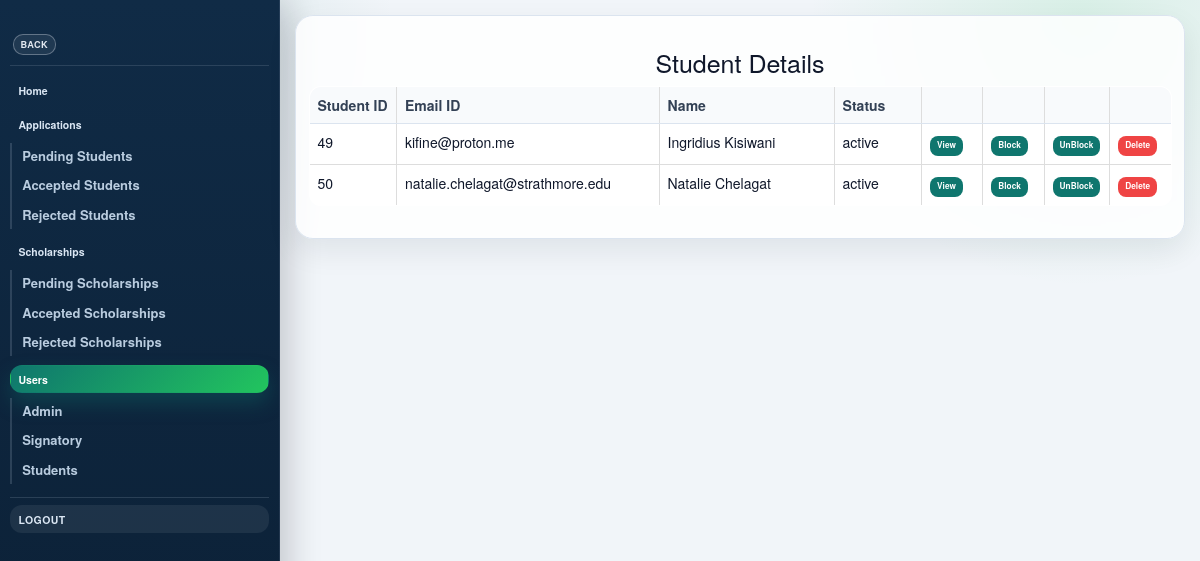
The app's page /admin/tempStudentShow.php with its own data.
### tables this page shows
CREATE TABLE `student` (
  `studentID` int(11) NOT NULL AUTO_INCREMENT,
  `upMail` varchar(255) NOT NULL,
  `password` text NOT NULL,
  `firstName` varchar(255) DEFAULT '',
  `middleName` varchar(255) DEFAULT '',
  `lastName` varchar(255) DEFAULT '',
  `nationality` varchar(255) DEFAULT NULL,
  `gender` varchar(255) DEFAULT NULL,
  `birthDate` date DEFAULT NULL,
  `birthPlace` varchar(255) DEFAULT NULL,
  `presStreetAddr` varchar(255) DEFAULT NULL,
  `presProvCity` varchar(255) DEFAULT NULL,
  `presRegion` varchar(255) DEFAULT NULL,
  `permStreetAddr` varchar(255) DEFAULT NULL,
  `permProvCity` varchar(255) DEFAULT NULL,
  `permRegion` varchar(255) DEFAULT NULL,
  `contactNo` varchar(20) DEFAULT NULL,
  `dept` varchar(255) DEFAULT '',
  `college` varchar(255) DEFAULT '',
  `status` varchar(20) NOT NULL DEFAULT 'active',
  `current_level` varchar(255) DEFAULT NULL COMMENT 'Maps to scholarship degree requirements',
  `financial_need` enum('Low','Medium','High','Critical') DEFAULT NULL COMMENT 'Standardized urgency scale',
  `career_interests` varchar(1024) DEFAULT NULL COMMENT 'Comma-separated keywords for matching',
  PRIMARY KEY (`studentID`)
);

### admin/tempStudentShow.php (the view, shortened to what this page needs)
<!DOCTYPE HTML>
<html>
  <head>
      <link href="../css/bootstrap.min.css" rel="stylesheet">
      <link href="../css/admin.css" rel="stylesheet">
      <link href="../css/pages/admin.css" rel="stylesheet">
  </head>
  <body class="app-shell">
    <div class="app-page">
        <header class="app-header">
          <h1 class="app-logo"><a href = "javascript:history.back()" class="app-btn">Back</a></h1>
          <nav class="app-nav">
            <ul>
              <li class = ""><a href = "tempAdmin.php">Home</a></li>
              <li class = "submenu">
                <a href = "#">Applications</a>
                <ul>
                  <li><a href = "tempPendingApp.php">Pending Students</a></li>
                  <li><a href = "tempAcceptedApp.php">Accepted Students</a></li>
                  <li><a href = "tempRejectedApp.php">Rejected Students</a></li>
                </ul>
              </li>
              <li class = "submenu">
                <a href = "tempScholarship.php">Scholarships</a>
                <ul>
                  <li><a href = "tempScholarship.php?scholarship=Pending">Pending Scholarships</a></li>
                  <li><a href = "tempScholarship.php?scholarship=Approved">Accepted Scholarships</a></li>
                  <li><a href = "tempScholarship.php?scholarship=Rejected">Rejected Scholarships</a></li>
                </ul>
              </li><li class = "submenu current">
                <a href = "">Users</a>
                <ul>
                  <li><a href = "tempAdminShow.php">Admin</a></li>
                  <li><a href = "tempSignatoryShow.php">Signatory</a></li>
                  <li><a href = "tempStudentShow.php">Students</a></li>
                </ul>
              </li>
              <li><a href = "../backend/logout.php" class="app-btn">Logout</a></li>
            </ul>
          </nav>
        </header>
				<article id="main">
						<section class="content-card container">
								<div class="content">
									<section>
                      <h1 style="text-align:center; font-size:25px">Student Details</h1>
                      <?php
$conn = getDbConnection();
                        $sql = "SELECT * FROM student";
                        $result = $conn->query($sql);
                        if ($result->num_rows > 0) {
                          ?>
                          <table class="table table-bordered">
                            <thead>
                                <tr>
                                    <th style="width:10%">Student ID</th>
                                    <th style="width:30%">Email ID</th>
                                    <th style="width:20%">Name</th>
                                    <th style="width:10%">Status</th>
                                    <th style="width:7%"></th>
                                    <th style="width:7%"></th>
                                    <th style="width:7%"></th>
                                    <th style="width:7%"></th>
                                </tr>
                            </thead>
                            <tbody>
                          <?php
                            while($row = $result->fetch_assoc()) {
                                $studentID =$row['studentID'];
                                $email = $row['upMail'];
                                $name = $row['firstName']." ".$row['lastName'];
                                $status = $row['status'];
                            ?>
                                <tr>
                                  <td><?php echo $studentID; ?></td>
                                  <td><?php echo $email; ?></td>
                                  <td><?php echo $name; ?></td>
                                  <td><?php echo $status; ?></td>
                                  <td>
                                    <form action="adminShowUser.php" method="post">
                                      <button name="showUser" value="showStudent">View</button>
                                    </form>
                                  </td>
                                  <td>
                                    <form name="blockform" method="post" onsubmit="confirmblock(this)" action="../backend/adminBlockUser.php">
                                      <button  name="blockUser" id="blockUserbtn" value="blockStudent" <?php if($row['status'] === "inactive"){
                                        echo "disabled";
                                        echo " style = 'color:#fff'";
                                      } ?>>Block</button>
                                    </form>
                                  </td>
                                  <td>
                                    <form name="unblockform" action="../backend/adminUnblockUser.php" onsubmit="confirmunblock(this)"  method="post">
                                      <button name="unblockUser" id="unblockUserbtn" value="unblockStudent" <?php if($row['status'] === "active"){
                                        echo "disabled";
                                        echo " style = 'color:#fff'";
                                      } ?>>UnBlock</button>
                                    </form>
                                  </td>
                                  <td>
                                    <form action="../backend/adminDeleteUser.php" method="post" onsubmit="return confirm('Delete this student profile permanently? This will also remove related applications.');">
                                      <button type="submit" style="background:#ef4444;color:#fff;">Delete</button>
                                    </form>
                                  </td>
                                </tr>
                            <?php } ?>
                          </tbody>
                        </table>
                        <?php
                          } else {
                              echo "No result";
                          }
                      ?>
									</section>
								</div>
						</section>
				</article>
		</div>
	</body>
</html>

### css/admin.css (style rules this page uses)
:root { --admin-bg-0: #f4f7fb; --admin-bg-1: #e7eef8; --admin-ink: #182432; --admin-ink-soft: #4f6279; --admin-accent: #0f766e; --admin-accent-2: #22c55e; --admin-surface: #ffffff; --admin-border: #d3deeb; }
body.app-shell { margin: 0; min-height: 100vh; background: radial-gradient(circle at 8% 4%, rgba(15, 118, 110, 0.12), transparent 22%), radial-gradient(circle at 90% 2%, rgba(34, 197, 94, 0.12), transparent 20%), #f1f5f9; color: #0f172a; }
.app-page { display: grid; grid-template-columns: 280px minmax(0, 1fr); min-height: 100vh; }
.app-header { position: sticky; top: 0; height: 100vh; overflow-y: auto; padding: 1.25rem 1rem 1.5rem; background: linear-gradient(180deg, #102b46 0%, #0b1f34 100%); border-right: 1px solid rgba(148, 163, 184, 0.16); box-shadow: 10px 0 30px rgba(2, 6, 23, 0.18); }
.app-logo { margin: 0; padding: 0 0.25rem 1rem; border-bottom: 1px solid rgba(148, 163, 184, 0.2); }
.app-btn { display: inline-flex; align-items: center; justify-content: center; border: 1px solid rgba(226, 232, 240, 0.34); background: rgba(255, 255, 255, 0.07); color: #e2e8f0; text-decoration: none; font-size: 0.92rem; font-weight: 700; letter-spacing: 0.04em; text-transform: uppercase; padding: 0.45rem 0.7rem; border-radius: 10px; transition: background 0.2s ease, border-color 0.2s ease, color 0.2s ease; }
.app-nav { margin-top: 1rem; }
.app-nav ul { list-style: none; margin: 0; padding: 0; }
.app-nav > ul { display: flex; flex-direction: column; gap: 0.45rem; }
.app-nav > ul > li > a { display: block; border-radius: 12px; padding: 0.65rem 0.75rem; color: #dbe7f4; text-decoration: none; font-size: 1.05rem; font-weight: 700; line-height: 1.25; border: 1px solid transparent; transition: background 0.2s ease, border-color 0.2s ease, color 0.2s ease; }
.app-nav > ul > li.current > a, .app-nav > ul > li > a.app-active { color: #ffffff; background: linear-gradient(135deg, #0f766e 0%, #22c55e 100%); border-color: transparent; box-shadow: 0 10px 20px rgba(15, 118, 110, 0.35); }
.app-nav > ul > li.submenu { padding: 0.15rem 0; }
.app-nav > ul > li.submenu > ul { margin: 0.45rem 0 0.15rem; padding-left: 0.4rem; border-left: 2px solid rgba(148, 163, 184, 0.24); display: flex; flex-direction: column; gap: 0.25rem; }
.app-nav > ul > li.submenu > ul li a { display: block; color: #b9ccdf; text-decoration: none; font-size: 1.3rem; font-weight: 600; padding: 0.42rem 0.62rem; border-radius: 8px; transition: color 0.2s ease, background 0.2s ease; }
.app-nav > ul > li:last-child { margin-top: 0.55rem; padding-top: 0.75rem; border-top: 1px solid rgba(148, 163, 184, 0.22); }
article#main { grid-column: 2; width: 100%; padding: 1.5rem 1.5rem 0; }
.content-card.container, section.content-card.container { width: 100%; max-width: none; margin: 0; background: rgba(255, 255, 255, 0.84); backdrop-filter: blur(3px); border: 1px solid #dbe4ef; border-radius: 18px; box-shadow: 0 12px 30px rgba(15, 23, 42, 0.08); padding: 1.25rem; }
.content-card .content { overflow-x: auto; }
.content-card h1, .content-card h2, .content-card h3, .content-card h4 { color: #0f172a; }
.content-card table { background: #ffffff; border-radius: 12px; overflow: hidden; }
.content-card .table > thead > tr > th { background: #f8fafc; color: #334155; border-bottom: 1px solid #dbe4ef; }
.content-card .table > tbody > tr > td, .content-card .table > tbody > tr > th { border-top: 1px solid #edf2f7; }
.content-card button, .content-card input[type="submit"] { border: none; border-radius: 8px; padding: 0.4rem 0.7rem; font-size: 0.83rem; font-weight: 600; background: #0f766e; color: #ffffff; transition: background 0.2s ease, transform 0.2s ease; }

### records on screen
student: studentID "49", upMail "kifine@proton.me", name "Ingridius Kisiwani", status "active"
student: studentID "50", upMail "natalie.chelagat@strathmore.edu", name "Natalie Chelagat", status "active"
